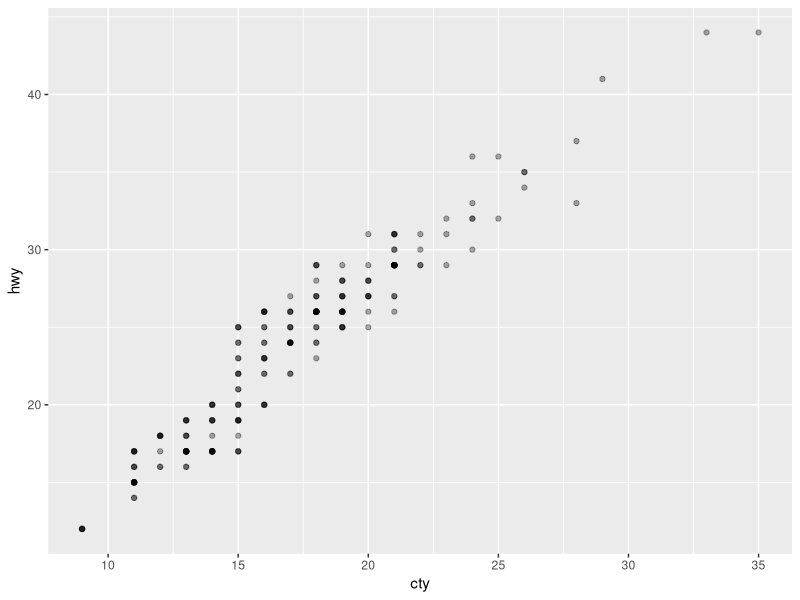
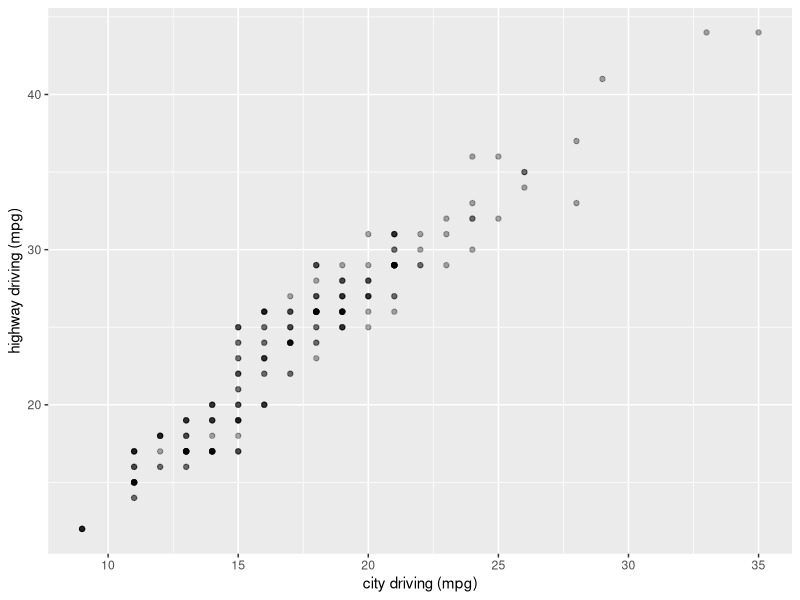
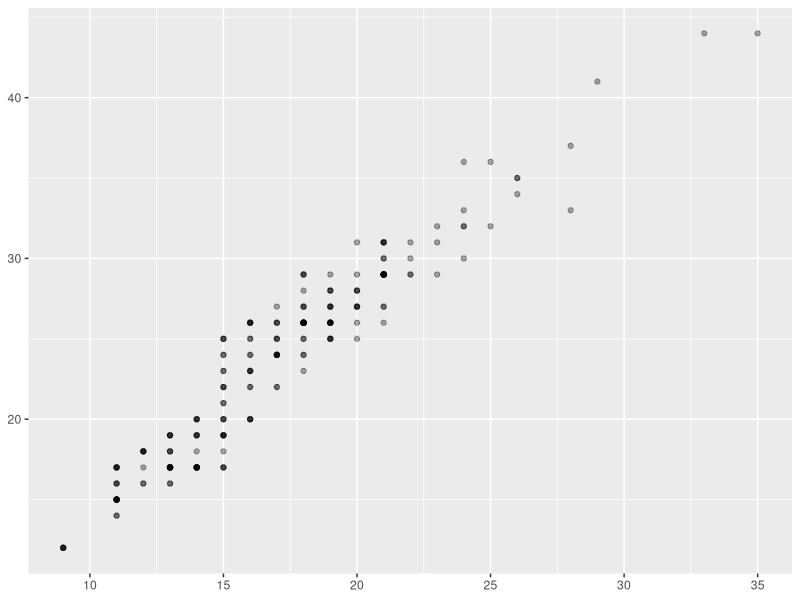
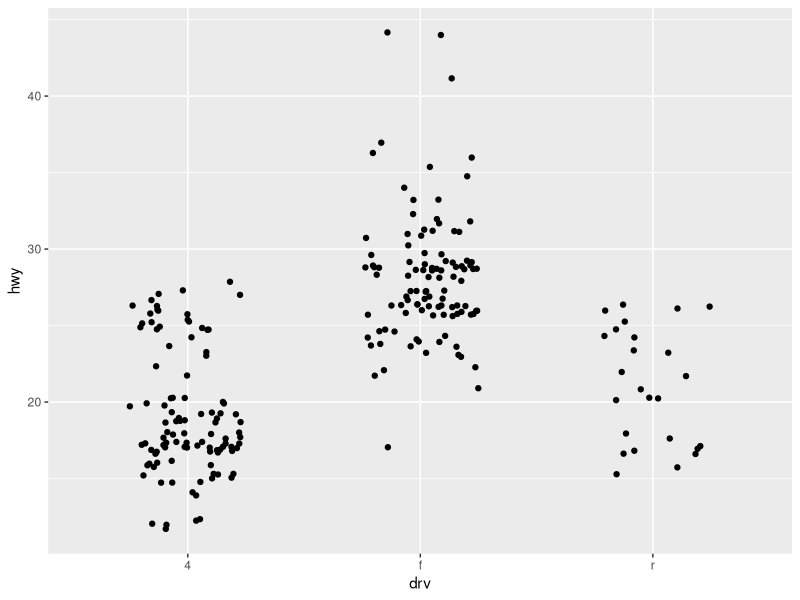
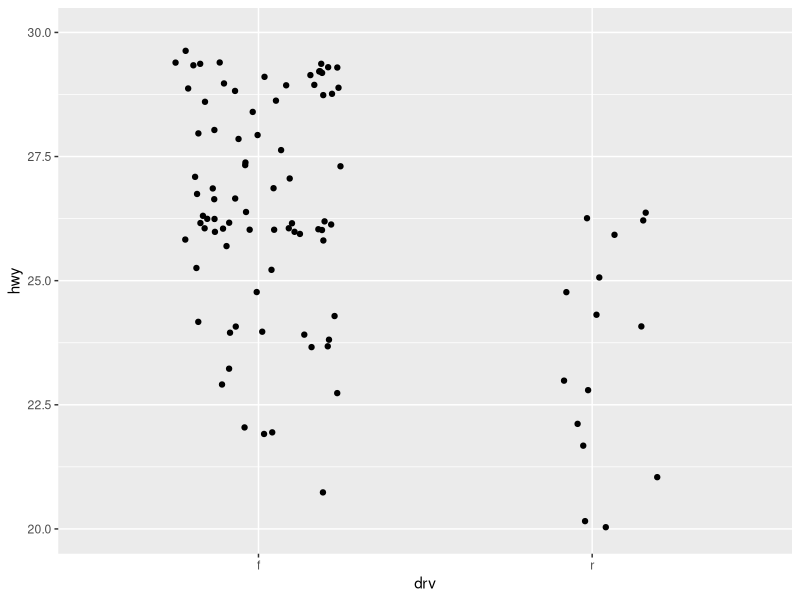
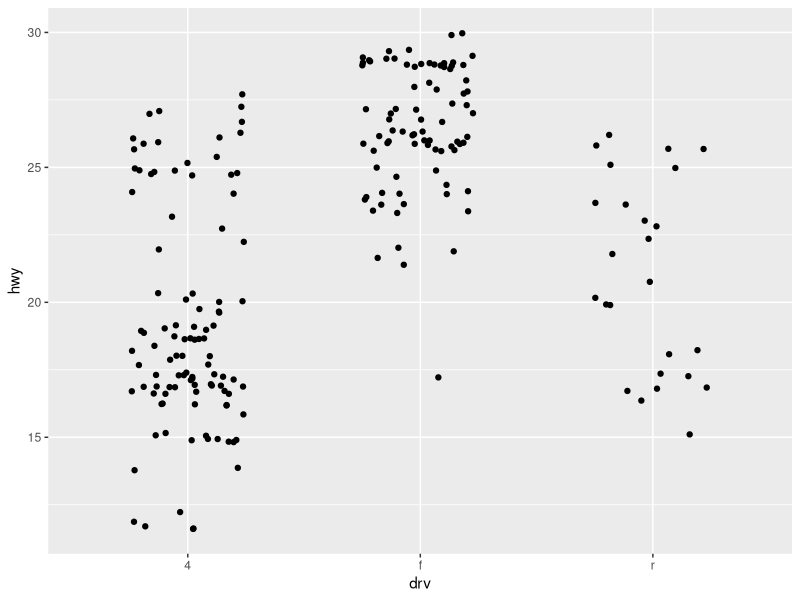

Here is the R script that generated these plots, in order:
library(tidyverse)
####################################################### 
#Modifying the Axes
#######################################################
####################################
# xlab() and ylab()
###################################
ggplot(mpg, aes(cty, hwy)) +
  geom_point(alpha = 1 / 3)

#Adding the axis labels 
ggplot(mpg, aes(cty, hwy)) +
  geom_point(alpha = 1 / 3) +
  xlab("city driving (mpg)") +
  ylab("highway driving (mpg)")

#Removing the axis label 
ggplot(mpg, aes(cty, hwy)) +
  geom_point(alpha = 1 / 3) +
  xlab(NULL) +
  ylab(NULL)

####################################
# xlim() and ylim()
###################################
ggplot(mpg, aes(drv, hwy)) +
  geom_jitter(width = 0.25)

ggplot(mpg, aes(drv, hwy)) +
  geom_jitter(width = 0.25) +
  xlim("f", "r") +
  ylim(20, 30)

# For continuous scales, use NA to set only one limit
ggplot(mpg, aes(drv, hwy)) +
  geom_jitter(width = 0.25, na.rm = TRUE) +
  ylim(NA, 30)
